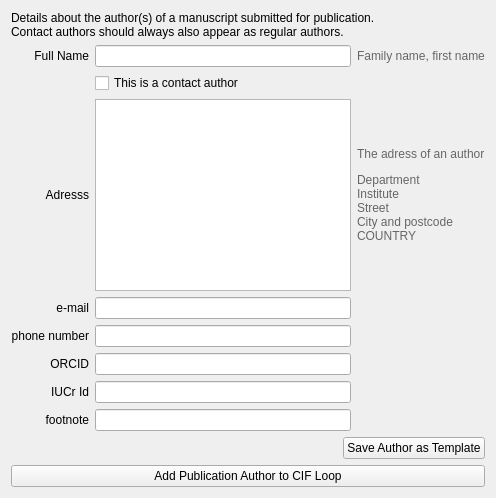
              <widget class="QWidget" name="page_publication">
               <attribute name="title">
                <string>Publication Authors</string>
               </attribute>
               <layout class="QVBoxLayout" name="verticalLayout_23">
                <item>
                 <layout class="QVBoxLayout" name="verticalLayout_24">
                  <item>
                   <widget class="QLabel" name="label_20">
                    <property name="text">
                     <string>Details about the author(s) of a manuscript submitted for publication.
Contact authors should always also appear as regular authors.</string>
                    </property>
                   </widget>
                  </item>
                  <item>
                   <layout class="QGridLayout" name="gridLayout_5">
                    <item row="5" column="0">
                     <widget class="QLabel" name="label_34">
                      <property name="text">
                       <string>ORCID</string>
                      </property>
                      <property name="alignment">
                       <set>Qt::AlignmentFlag::AlignRight|Qt::AlignmentFlag::AlignTrailing|Qt::AlignmentFlag::AlignVCenter</set>
                      </property>
                     </widget>
                    </item>
                    <item row="7" column="0">
                     <widget class="QLabel" name="footnote_label">
                      <property name="text">
                       <string>footnote</string>
                      </property>
                      <property name="alignment">
                       <set>Qt::AlignmentFlag::AlignRight|Qt::AlignmentFlag::AlignTrailing|Qt::AlignmentFlag::AlignVCenter</set>
                      </property>
                     </widget>
                    </item>
                    <item row="2" column="0">
                     <widget class="QLabel" name="label_21">
                      <property name="text">
                       <string>Adresss</string>
                      </property>
                      <property name="alignment">
                       <set>Qt::AlignmentFlag::AlignRight|Qt::AlignmentFlag::AlignTrailing|Qt::AlignmentFlag::AlignVCenter</set>
                      </property>
                     </widget>
                    </item>
                    <item row="2" column="2">
                     <widget class="QLabel" name="label_28">
                      <property name="text">
                       <string>&lt;html&gt;&lt;head/&gt;&lt;body&gt;&lt;p&gt;&lt;span style=&quot; color:#666666;&quot;&gt;The adress of an author&lt;/span&gt;&lt;/p&gt;&lt;p&gt;&lt;span style=&quot; color:#666666;&quot;&gt;Department&lt;br/&gt;Institute&lt;br/&gt;Street&lt;br/&gt;City and postcode&lt;br/&gt;COUNTRY&lt;/span&gt;&lt;/p&gt;&lt;/body&gt;&lt;/html&gt;</string>
                      </property>
                      <property name="scaledContents">
                       <bool>false</bool>
                      </property>
                     </widget>
                    </item>
                    <item row="4" column="1">
                     <widget class="QLineEdit" name="PhoneLineEdit"/>
                    </item>
                    <item row="1" column="1">
                     <widget class="QCheckBox" name="ContactAuthorCheckBox">
                      <property name="text">
                       <string>This is a contact author</string>
                      </property>
                     </widget>
                    </item>
                    <item row="0" column="0">
                     <widget class="QLabel" name="label_22">
                      <property name="text">
                       <string>Full Name</string>
                      </property>
                      <property name="alignment">
                       <set>Qt::AlignmentFlag::AlignRight|Qt::AlignmentFlag::AlignTrailing|Qt::AlignmentFlag::AlignVCenter</set>
                      </property>
                      <property name="openExternalLinks">
                       <bool>true</bool>
                      </property>
                     </widget>
                    </item>
                    <item row="3" column="0">
                     <widget class="QLabel" name="EmailLabel">
                      <property name="text">
                       <string>e-mail</string>
                      </property>
                      <property name="alignment">
                       <set>Qt::AlignmentFlag::AlignRight|Qt::AlignmentFlag::AlignTrailing|Qt::AlignmentFlag::AlignVCenter</set>
                      </property>
                     </widget>
                    </item>
                    <item row="7" column="1">
                     <widget class="QLineEdit" name="FootNoteLineEdit"/>
                    </item>
                    <item row="0" column="2">
                     <widget class="QLabel" name="label_27">
                      <property name="text">
                       <string>&lt;html&gt;&lt;head/&gt;&lt;body&gt;&lt;p&gt;&lt;span style=&quot; color:#666666;&quot;&gt;Family name, first name&lt;/span&gt;&lt;/p&gt;&lt;/body&gt;&lt;/html&gt;</string>
                      </property>
                      <property name="scaledContents">
                       <bool>false</bool>
                      </property>
                     </widget>
                    </item>
                    <item row="4" column="0">
                     <widget class="QLabel" name="PhoneLabel">
                      <property name="text">
                       <string>phone number</string>
                      </property>
                      <property name="alignment">
                       <set>Qt::AlignmentFlag::AlignRight|Qt::AlignmentFlag::AlignTrailing|Qt::AlignmentFlag::AlignVCenter</set>
                      </property>
                     </widget>
                    </item>
                    <item row="2" column="1">
                     <widget class="QTextEdit" name="AddressTextedit"/>
                    </item>
                    <item row="0" column="1">
                     <widget class="QLineEdit" name="FullNameLineEdit"/>
                    </item>
                    <item row="3" column="1">
                     <widget class="QLineEdit" name="EMailLineEdit"/>
                    </item>
                    <item row="5" column="1">
                     <widget class="QLineEdit" name="ORCIDLineEdit"/>
                    </item>
                    <item row="6" column="0">
                     <widget class="QLabel" name="label_36">
                      <property name="text">
                       <string>IUCr Id</string>
                      </property>
                      <property name="alignment">
                       <set>Qt::AlignmentFlag::AlignRight|Qt::AlignmentFlag::AlignTrailing|Qt::AlignmentFlag::AlignVCenter</set>
                      </property>
                     </widget>
                    </item>
                    <item row="6" column="1">
                     <widget class="QLineEdit" name="IUCRIDLineEdit"/>
                    </item>
                   </layout>
                  </item>
                 </layout>
                </item>
                <item>
                 <layout class="QVBoxLayout" name="verticalLayout_32">
                  <item alignment="Qt::AlignmentFlag::AlignRight">
                   <widget class="QPushButton" name="SaveAuthorLoopToTemplateButton">
                    <property name="text">
                     <string>Save Author as Template</string>
                    </property>
                   </widget>
                  </item>
                  <item>
                   <widget class="QPushButton" name="AddThisAuthorToLoopPushButton">
                    <property name="text">
                     <string>Add Publication Author to CIF Loop</string>
                    </property>
                   </widget>
                  </item>
                 </layout>
                </item>
               </layout>
              </widget>
